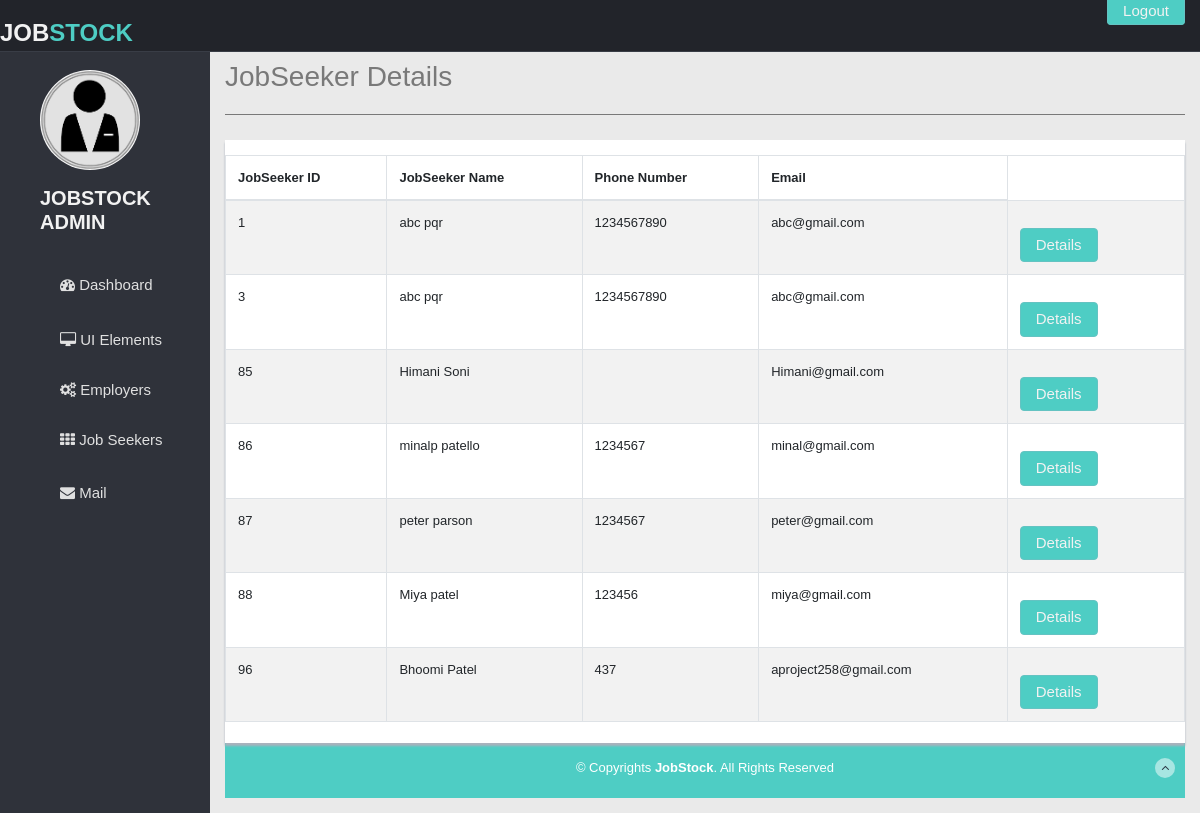
Page /admin/AdminSeekersDetails.php on the committed database.
### tables this page shows
CREATE TABLE `user_details` (
  `user_id` int(11) NOT NULL,
  `user_firstname` varchar(30) NOT NULL,
  `user_lastname` varchar(30) NOT NULL,
  `user_fullname` varchar(50) NOT NULL,
  `dob` date DEFAULT NULL,
  `email` varchar(40) DEFAULT NULL,
  `phone` int(20) DEFAULT NULL,
  `user_image` longblob NOT NULL,
  `gender` varchar(15) DEFAULT NULL,
  `registrationDate` date DEFAULT NULL,
  `address` varchar(40) DEFAULT NULL,
  `postalcode` varchar(10) DEFAULT NULL
);

### admin/AdminSeekersDetails.php (the view, shortened to what this page needs)
<!DOCTYPE html>
<html lang="en">
<head>
    <link rel="stylesheet" href="https://cdnjs.cloudflare.com/ajax/libs/font-awesome/4.7.0/css/font-awesome.min.css">
    <link rel="stylesheet" href="https://stackpath.bootstrapcdn.com/bootstrap/4.3.1/css/bootstrap.min.css">
    <link href="../css/adminHeader.css" rel="stylesheet">
    <link href="../css/adminMainContent.css" rel="stylesheet">
</head>
<body>
<?php
include "adminHeader.php";
include "sidebar.php";
$db = Database::getDb();
$sql = "Select * from user_details inner join login on useraccid= user_id where usertype_id=102 group by user_id";
$pst = $db->prepare($sql);
$pst->execute();
$data = $pst->fetchAll(PDO::FETCH_OBJ);
?>
<section id="main-content">
    <section class="wrapper">
        <h3> JobSeeker Details</h3>
        <hr>
        <div class="row mt">
            <div class="col-lg-12">
                <div class="content-panel">
                    <section id="unseen">
                        <table class="table table-bordered table-striped table-condensed">
                            <thead>
                            <tr>
                                <th>JobSeeker ID</th>
                                <th>JobSeeker Name</th>
                                <th>Phone Number</th>
                                <th>Email</th>
                            </thead>
                            <tbody>
                            <?php
                            foreach($data as $seeker) {
                                ?>
                                <tr>
                                  <td><?php echo $seeker->user_id ?></td>
                                    <td><?php echo $seeker->user_firstname." ".$seeker->user_lastname ?></td>
                                    <td><?php echo $seeker->phone ?></td>
                                    <td><?php echo $seeker->email ?></td>
                                    <td><button class ="btn btn-primary btn-lg" data-toggle ="modal" data-target="#myModal"
                                                id="<?php echo $seeker->user_id?>" onclick="showSeekerDetails(this);">Details</button></td>
                                </tr>
                            <?php } ?>
                            </tbody>
                        </table>
                    </section>
                </div>
            </div>
        </div>
 <?php
 include "adminFooter.php";
?>
</body>
</html>

### css/adminHeader.css (style rules this page uses)
body { color: #797979; background: #eaeaea; font-family: 'Ruda', sans-serif; padding: 0px !important; margin: 0px !important; font-size:13px; }

### css/adminMainContent.css (style rules this page uses)
#main-content { height: 100vh; margin-left: 210px; position: relative; }
.wrapper { display: inline-block; margin-top: 60px; padding-left: 15px; padding-right: 15px; padding-bottom: 15px; padding-top: 0px; width: 100%; }
.mt { margin-top: 25px; }
.content-panel { background: #ffffff; box-shadow: 0px 3px 2px #aab2bd; padding-top: 15px; padding-bottom: 5px; }
hr { margin-top: 20px; margin-bottom: 20px; border: 0; border-top: 1px solid #797979; }
.btn { color: #f2f2f2; font-size: 15px; border-radius: 4px; -webkit-border-radius: 4px; border: 1px solid #64c3c2; padding: 5px 15px; margin-right: 15px; background: #4ECDC4; margin-top: 15px; }

### rows in the picture
user_details: user_id "1", user_firstname "abc", user_lastname "pqr", phone "1234567890", email "abc@gmail.com"
user_details: user_id "3", user_firstname "abc", user_lastname "pqr", phone "1234567890", email "abc@gmail.com"
user_details: user_id "85", user_firstname "Himani", user_lastname "Soni", email "Himani@gmail.com"
user_details: user_id "86", user_firstname "minalp", user_lastname "patello", phone "1234567", email "minal@gmail.com"
user_details: user_id "87", user_firstname "peter", user_lastname "parson", phone "1234567", email "peter@gmail.com"
user_details: user_id "88", user_firstname "Miya", user_lastname "patel", phone "123456", email "miya@gmail.com"
user_details: user_id "96", user_firstname "Bhoomi", user_lastname "Patel", phone "437", email "aproject258@gmail.com"
